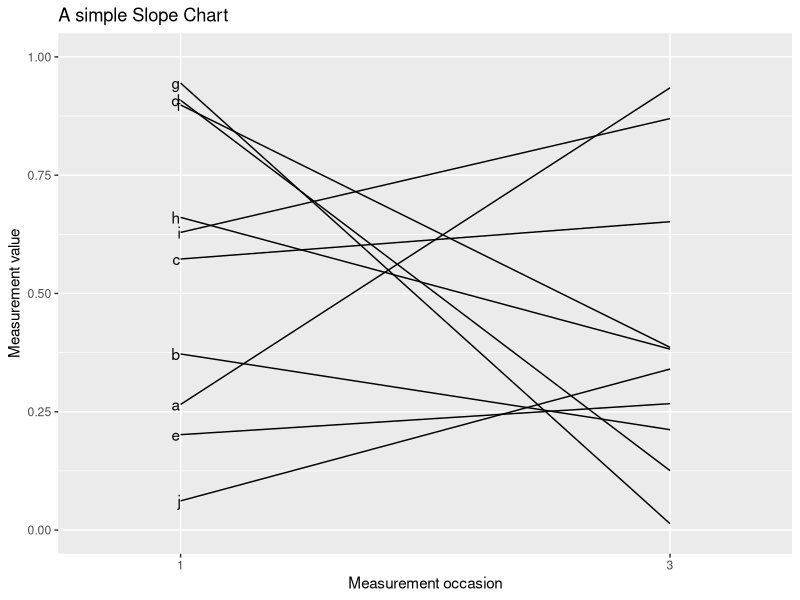

Here is the R script that generated this plot:
## ---- chunk 1
set.seed(1)                         ## reproducible toy data
dta <- expand.grid(id = rep(letters[1:10]), t = c(1:3))
dta[, 'value'] <- runif(n = nrow(dta))
head(dta)
## ---- chunk 2
library('ggplot2')
p <- ggplot(
  data = subset(dta, t %in% c(min(t), max(t))), 
  # drop measurements between start and end
  aes(x = factor(t), y = value)
) +
  geom_line(aes(group = id)) +
  geom_text(                          # add left-hand labels
    data = subset(dta, t == 1), aes(label = id), hjust = 1
  ) +
  scale_y_continuous(
    limits = c(0, 1), breaks = seq(0, 1, .25)
  ) +
  scale_x_discrete(expand = c(0.25, 0)) +
  # reduce distance data to y-axis
  labs(
    x = 'Measurement occasion', y = 'Measurement value',
    title = 'A simple Slope Chart'
  )
print(p)
# Houskeeping ---------------------------------------------
rm(dta, p); detach(package:ggplot2)
# END
